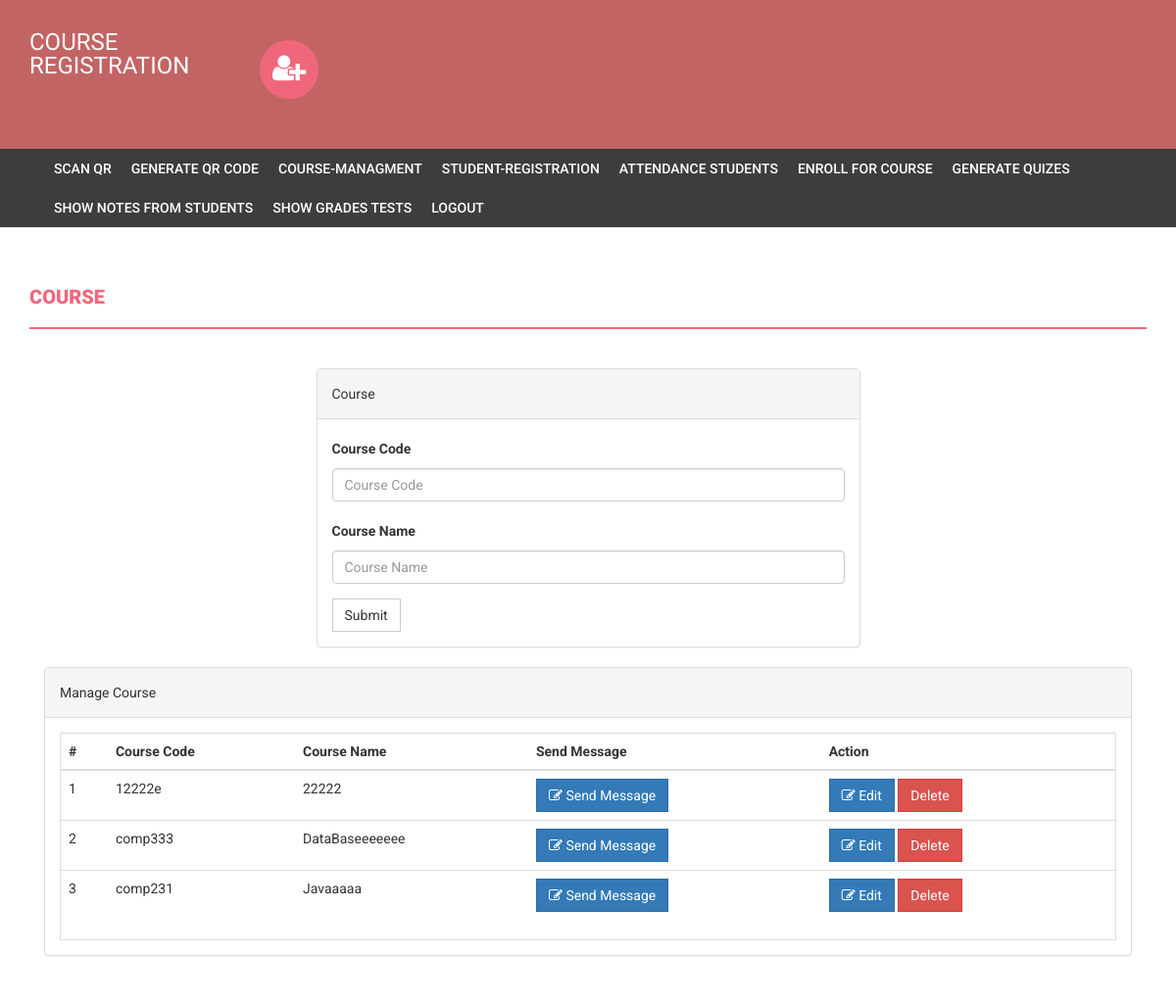
The page /course.php (signed in) on the database its author committed.
### tables this page shows
CREATE TABLE `course` (
  `id` int(11) NOT NULL,
  `courseCode` varchar(255) NOT NULL,
  `courseName` varchar(255) NOT NULL
);

### course.php (the view, shortened to what this page needs)
<?php
if(strlen($_SESSION['alogin'])==0)
    {
header('location:index.php');
}
else{
?>
<!DOCTYPE html>
<html xmlns="http://www.w3.org/1999/xhtml">
<head>
    <link href="assets/css/bootstrap.css" rel="stylesheet" />
    <link href="assets/css/font-awesome.css" rel="stylesheet" />
    <link href="assets/css/style.css" rel="stylesheet" />
</head>
<body>
<?php include('includes/header.php');?>
<?php if($_SESSION['alogin']!="")
{
 include('includes/menubar.php');
}
 ?>
    <div class="content-wrapper">
        <div class="container">
              <div class="row">
                    <div class="col-md-12">
                        <h1 class="page-head-line">Course  </h1>
                    </div>
                </div>
                <div class="row" >
                  <div class="col-md-3"></div>
                    <div class="col-md-6">
                        <div class="panel panel-default">
                        <div class="panel-heading">
                           Course
                        </div>
                        <div class="panel-body">
                       <form name="dept" method="post">
   <div class="form-group">
    <label for="coursecode">Course Code  </label>
    <input type="text" class="form-control" id="coursecode" name="coursecode" placeholder="Course Code" required />
  </div>
 <div class="form-group">
    <label for="coursename">Course Name  </label>
    <input type="text" class="form-control" id="coursename" name="coursename" placeholder="Course Name" required />
  </div>
 <button type="submit" name="submit" class="btn btn-default">Submit</button>
</form>
                            </div>
                            </div>
                    </div>
                </div>
                <div class="col-md-12">
                    <div class="panel panel-default">
                        <div class="panel-heading">
                            Manage Course
                        </div>
                        <div class="panel-body">
                            <div class="table-responsive table-bordered">
                                <table class="table">
                                    <thead>
                                        <tr>
                                            <th>#</th>
                                            <th>Course Code</th>
                                            <th>Course Name </th>
                                            <th>Send Message</th>
                                            <th>Action</th>
                                        </tr>
                                    </thead>
                                    <tbody>
<?php
$sql=mysql_query("select * from course");
$cnt=1;
while($row=mysql_fetch_array($sql))
{
?>
                                        <tr>
                                            <td><?php echo $cnt;?></td>
                                            <td><?php echo htmlentities($row['courseCode']);?></td>
                                            <td><?php echo htmlentities($row['courseName']);?></td>
                                            <td><a href="send_message.php?id=<?php echo $row['id']?>">
<button class="btn btn-primary"><i class="fa fa-edit "></i> Send Message</button> </a> </td>
                                            <td>
                                            <a href="edit-course.php?id=<?php echo $row['id']?>">
<button class="btn btn-primary"><i class="fa fa-edit "></i> Edit</button> </a>
  <a href="course.php?id=<?php echo $row['id']?>&del=delete" onClick="return confirm('Are you sure you want to delete?')">
                                            <button class="btn btn-danger">Delete</button>
</a>
                                            </td>
                                        </tr>
<?php
$cnt++;
} ?>
                                    </tbody>
                                </table>
                            </div>
                        </div>
                    </div>
                </div>
            </div>
        </div>
</body>
</html>
<?php } ?>

### assets/css/style.css (style rules this page uses)
body { font-family: 'Roboto', sans-serif; line-height: 30px; }
.content-wrapper { margin-top: 40px; min-height: 600px; padding-bottom: 60px; }
.page-head-line { font-weight: 900; padding-bottom: 20px; border-bottom: 2px solid #F0677C; text-transform: uppercase; color: #F0677C; font-size: 20px; margin-bottom: 40px; }
.btn { border-radius: 0px; -webkit-border-radius: 0px; -moz-border-radius: 0px; }

### rows shown on the page
course: courseCode "12222e", courseName "22222"
course: courseCode "comp333", courseName "DataBaseeeeeee"
course: courseCode "comp231", courseName "Javaaaaa"
